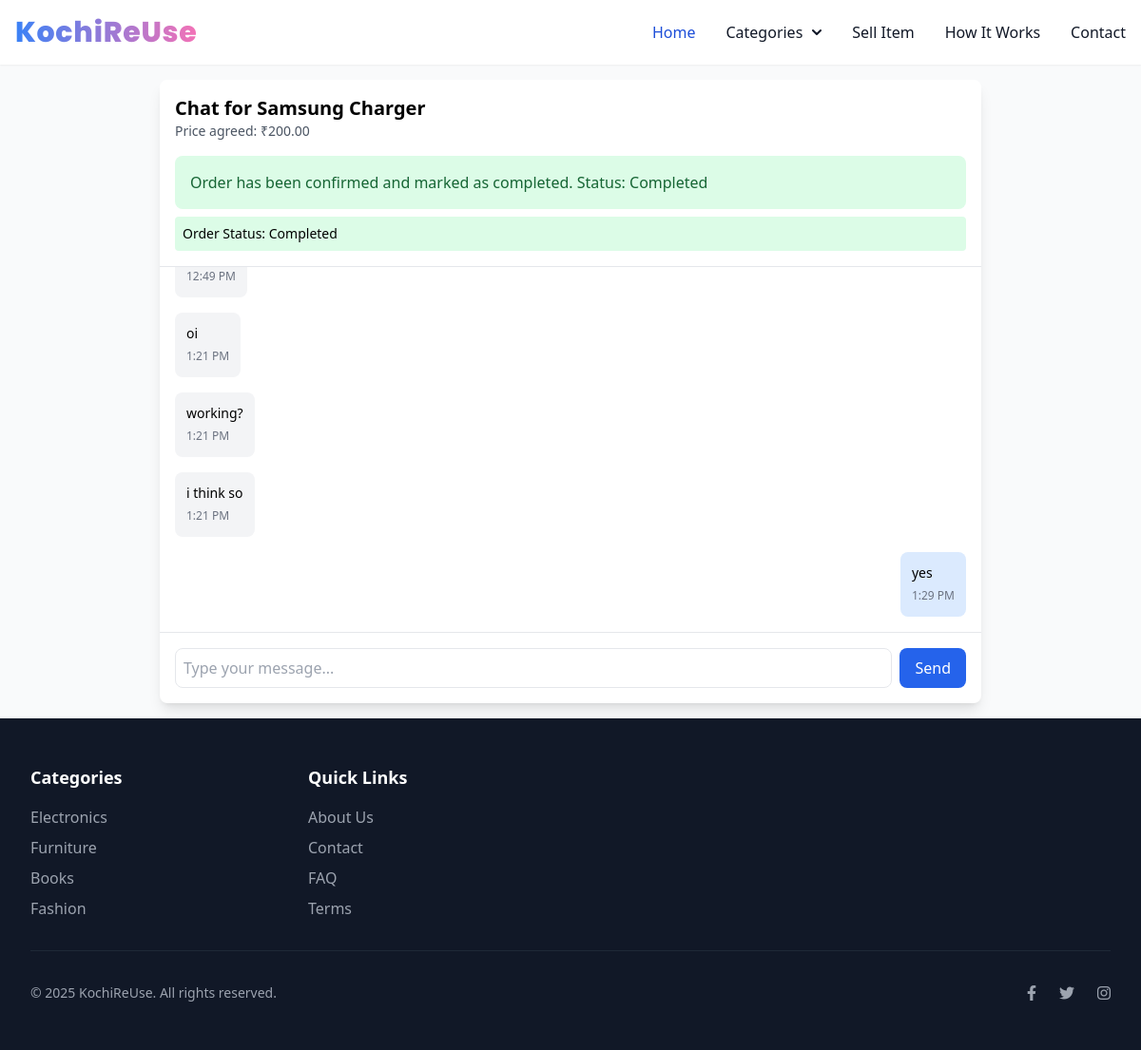
Screenshot of /chat/4/ (signed in) with the database file from the repository.
### home/models.py (models this page shows, shortened)
class BuyRequest(models.Model):
    class NegotiationStatus(models.TextChoices):
        PENDING = 'pending', 'Pending'
        ACCEPTED = 'accepted', 'Accepted'
        REJECTED = 'rejected', 'Rejected'
        COUNTER = 'counter', 'Counter Offer'
    buyer = models.ForeignKey(User, on_delete=models.CASCADE)
    listing = models.ForeignKey(Listing, on_delete=models.CASCADE)
    proposed_price = models.DecimalField(max_digits=10, decimal_places=2)
    message = models.TextField(blank=True, null=True)
    status = models.CharField(
        max_length=20,
        choices=NegotiationStatus.choices,
        default=NegotiationStatus.PENDING
    )
    counter_offer = models.DecimalField(
        max_digits=10,
        decimal_places=2,
        blank=True,
        null=True
    )
    created_at = models.DateTimeField(auto_now_add=True)
    updated_at = models.DateTimeField(auto_now=True)

class Listing(models.Model):
    CATEGORY_CHOICES = [
        ('Mobile', 'Mobile'),
        ('Laptop', 'Laptop'),
        ('Vehicle', 'Vehicle'),
        ('Other', 'Other'),
    ]
    CONDITION_CHOICES = [
        ('new', 'New'),
        ('used', 'Used'),
        ('refurbished', 'Refurbished'),
    ]
    seller = models.ForeignKey(User, on_delete=models.CASCADE)
    title = models.CharField(max_length=200)
    description = models.TextField()
    price = models.DecimalField(max_digits=10, decimal_places=2)
    category = models.CharField(
        max_length=50, choices=Category.choices, default=Category.MOBILE
    )
    condition = models.CharField(
        max_length=50, choices=ItemCondition.choices, default=ItemCondition.USED
    )
    images = models.ImageField(upload_to='listings/%Y/%m/%d/', blank=True, null=True)
    additional_images = models.ManyToManyField(
        'ListingImage', related_name='additional_listings', blank=True
    )
    location = models.CharField(max_length=255)
    latitude = models.DecimalField(max_digits=9, decimal_places=6, null=True, blank=True)
    longitude = models.DecimalField(max_digits=9, decimal_places=6, null=True, blank=True)
    created_at = models.DateTimeField(auto_now_add=True)
    updated_at = models.DateTimeField(auto_now=True)
    is_available = models.BooleanField(default=True)
    year = models.IntegerField(null=True, blank=True)
    brand = models.CharField(max_length=100, blank=True, null=True)
    model = models.CharField(max_length=100, blank=True, null=True)
    contact_number = models.CharField(max_length=15, null=True, blank=True)
    shipping_available = models.BooleanField(default=False)
    negotiable = models.BooleanField(default=False)
    other_details = models.JSONField(default=dict, blank=True, null=True)

class Order(models.Model):
    STATUS_CHOICES = [
        ('pending_payment', 'Pending Payment'),
        ('processing', 'Processing'),
        ('completed', 'Completed'),
        ('cancelled', 'Cancelled')
    ]
    buy_request = models.OneToOneField(BuyRequest, on_delete=models.CASCADE, related_name='order')
    buyer = models.ForeignKey(User, on_delete=models.CASCADE, related_name='buyer_orders')
    seller = models.ForeignKey(User, on_delete=models.CASCADE, related_name='seller_orders')
    listing = models.ForeignKey(Listing, on_delete=models.CASCADE)
    status = models.CharField(max_length=20, choices=STATUS_CHOICES, default='pending_payment')
    final_price = models.DecimalField(max_digits=10, decimal_places=2)
    created_at = models.DateTimeField(auto_now_add=True)
    updated_at = models.DateTimeField(auto_now=True)

class Message(models.Model):
    sender = models.ForeignKey(User, on_delete=models.CASCADE, related_name='sent_messages')
    receiver = models.ForeignKey(User, on_delete=models.CASCADE, related_name='received_messages')
    buy_request = models.ForeignKey(BuyRequest, on_delete=models.CASCADE, related_name='messages')
    content = models.TextField()
    timestamp = models.DateTimeField(auto_now_add=True)
    is_read = models.BooleanField(default=False)
    class Meta:
        ordering = ['timestamp']

### home/views.py (the view)
# urls.py: path('chat/<int:buy_request_id>/', views.chat_room, name='chat_room'),
@login_required
def chat_room(request, buy_request_id):
    buy_request = get_object_or_404(BuyRequest.objects.select_related('listing', 'listing__seller', 'buyer'), id=buy_request_id)
    if request.user not in [buy_request.buyer, buy_request.listing.seller]:
        messages.error(request, "You don't have permission to access this chat.")
        return redirect('home')
    other_user = buy_request.buyer if request.user == buy_request.listing.seller else buy_request.listing.seller
    chat_messages = Message.objects.filter(buy_request=buy_request).order_by('timestamp')
    order = Order.objects.filter(buy_request=buy_request).first()
    if order:
        order_status = "completed"
    else:
        order_status = "pending"
    context = {
        'buy_request': buy_request,
        'other_user': other_user,
        'messages': chat_messages,
        'order_status': order_status
    }
    return render(request, 'chat_room.html', context)

### templates/chat_room.html (shortened to what this page needs)
{% extends 'base.html' %}
{% block content %}
<div class="max-w-4xl mx-auto p-4">
    <div class="bg-white rounded-lg shadow-lg">
        <div class="border-b p-4">
            <h2 class="text-xl font-bold">Chat for {{ buy_request.listing.title }}</h2>
            <p class="text-sm text-gray-600">
                Price agreed: ₹{{ buy_request.proposed_price }}
            </p>
            {% if request.user.seller %}
                {% if order_status == 'pending' %}
                    <form action="{% url 'confirm_order' buy_request.id %}" method="POST" class="mt-4">
                        {% csrf_token %}
                        <button type="submit"
                                class="bg-green-600 text-white px-4 py-2 rounded-lg hover:bg-green-700 focus:outline-none focus:ring-2 focus:ring-green-500">
                            Confirm Order and Mark as Completed
                        </button>
                    </form>
                {% else %}
                    <div class="mt-4 p-4 bg-green-100 rounded-lg">
                        <p class="text-green-800">
                            Order has been confirmed and marked as completed.
                            Status: {{ buy_request.order.get_status_display }}
                        </p>
                    </div>
                {% endif %}
            {% endif %}
            {% if buy_request.order %}
            <div class="mt-2 p-2 {% if buy_request.order.status == 'completed' %}bg-green-100{% else %}bg-yellow-100{% endif %} rounded">
                <p class="text-sm">
                    Order Status: {{ buy_request.order.get_status_display }}
                </p>
            </div>
            {% endif %}
        </div>
        <div id="messages" class="h-96 overflow-y-auto p-4 space-y-4">
            {% for message in messages %}
                <div class="flex {% if message.sender == request.user %}justify-end{% endif %}">
                    <div class="max-w-sm rounded-lg p-3 {% if message.sender == request.user %}bg-blue-100{% else %}bg-gray-100{% endif %}">
                        <p class="text-sm">{{ message.content }}</p>
                        <span class="text-xs text-gray-500">{{ message.timestamp|date:"g:i A" }}</span>
                    </div>
                </div>
            {% endfor %}
        </div>
        <div class="border-t p-4">
            <form id="chat-form" class="flex gap-2">
                <input type="text" id="chat-message-input"
                       class="flex-1 rounded-lg border p-2 focus:outline-none focus:ring-2 focus:ring-blue-500"
                       placeholder="Type your message...">
                <button type="submit" id="chat-message-submit"
                        class="bg-blue-600 text-white px-4 py-2 rounded-lg hover:bg-blue-700 focus:outline-none focus:ring-2 focus:ring-blue-500">
                    Send
                </button>
            </form>
        </div>
    </div>
</div>
{% endblock %}

### rows the page displays
BuyRequest: listing "Samsung Charger", proposed_price "200.00", order.status "Completed"
Message: timestamp "12:49 PM"
Message: content "oi", timestamp "1:21 PM"
Message: content "working?", timestamp "1:21 PM"
Message: content "i think so", timestamp "1:21 PM"
Message: content "yes", timestamp "1:29 PM"
